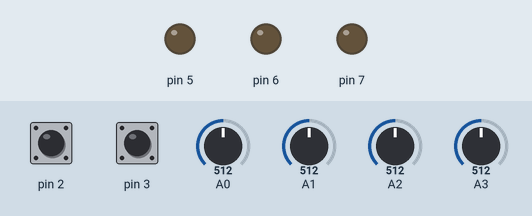
This sketch was run on a simulated Arduino Uno, built with avr-gcc and run on an emulated ATmega328P. Parts: output pins drawn as LEDs (lit = HIGH). Inputs (shaded band) come from the test bench; at power-on: pin 2 HIGH, pin 3 HIGH, A0 = 512, A1 = 512, A2 = 512, A3 = 512. What the sketch prints to the serial monitor is not drawn.

Above: at 1.2 s.
1.3 s: pin 2 pulled LOW for 1 s
At 2.7 s:
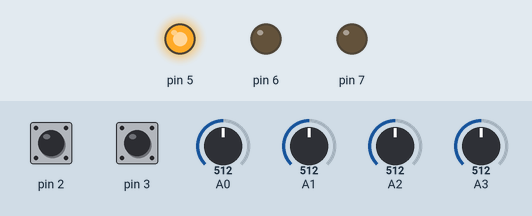
3.8 s: pin 2 pulled LOW for 3.2 s
At 4.7 s:
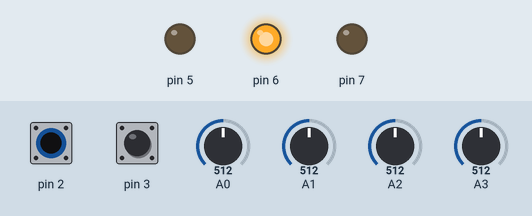
8.5 s: pin 2 pulled LOW for 1 s
At 9.5 s:
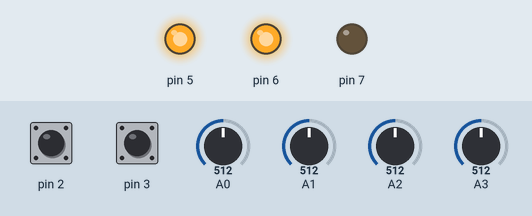
13.4 s: pin 2 pulled LOW for 3.2 s
At 14.4 s:
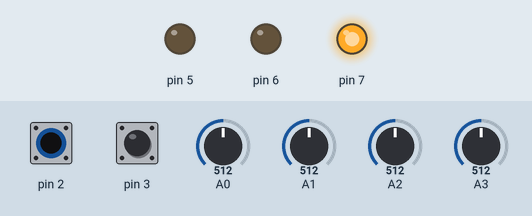
18.1 s: pin 2 pulled LOW for 1 s
At 19.2 s:
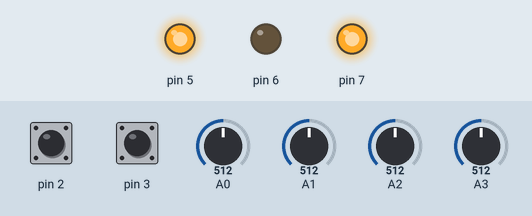
Timing chart, 0 to 21.1 s (numbered marks = the images above; inputs shaded):
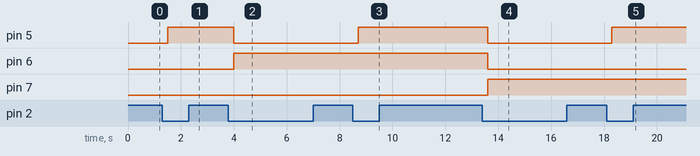

Measured:
- after the input at 1.3 s, pin 5: LOW → HIGH after 0.20 s
- after the input at 3.8 s, pin 5: HIGH → LOW after 0.20 s; pin 6: LOW → HIGH after 0.20 s
- after the input at 8.5 s, pin 5: LOW → HIGH after 0.20 s
- after the input at 13.4 s, pin 5, pin 6: HIGH → LOW after 0.20 s; pin 7: LOW → HIGH after 0.20 s
- after the input at 18.1 s, pin 5: LOW → HIGH after 0.20 s

The sketch:

ControlStand.ino
```cpp
#include <Arduino.h>
#include <stdio.h>
#include <ControlStandReport.h>

#include <Wire.h>
#include <Adafruit_MCP23008.h>

ControlStandReport cs = ControlStandReport();
Adafruit_MCP23008 mcp;

void setup () {
  analogReference(DEFAULT);
  Serial.begin(115200);
  Serial.println("Control Stand 0.0");
  Serial.print(">>");
  Serial.flush();
  mcp.begin();
  cs.SetMcp(&mcp);
  //mcp.pinMode(...);
  //mcp.pullUp(...);
}

void loop() {
  //mcp.digitalRead(...);
  //mcp.digitalWrite(...);
  cs.ReadControls();
  cs.ProcessSerialCLI();
}
```

ControlStandReport.h
```cpp
// (licence header left out)
#ifndef __CONTROLSTANDREPORT_H
#define __CONTROLSTANDREPORT_H

#include <Arduino.h>
#include <Wire.h>
#include <Adafruit_MCP23008.h>

class _debouncedSwitchMomentary {
public:
    _debouncedSwitchMomentary() {}
    _debouncedSwitchMomentary(int pin);
    bool On();
    bool Off();
private:
    int switchPin;
    int switchState;
    int lastSwitchState;
    long lastDebounceTime;
    long debounceDelay;
    int checkstate();
};

class _debouncedSwitchNonMomentary {
public:
    _debouncedSwitchNonMomentary() {}
    _debouncedSwitchNonMomentary(int pin);
    bool On();
    bool Off();
private:
    int switchPin;
    int switchState;
    int lastSwitchState;
    long lastDebounceTime;
    long debounceDelay;
    int checkstate();
};

class ControlStandReport {
    enum Commands {READ='R', HELP='H'};
    enum Inputs {THROTTLE=A0, AUTOBRAKE=A1, INDBRAKE=A2, REVERSER=A3,
              USELUP=2, USELDOWN=3, HORN=4, USELD0=5, USELD1=6, USELD2=7};

private:
    Adafruit_MCP23008 *mcp;
    unsigned short throttle;
    unsigned short autobrake;
    unsigned short indbrake;
    unsigned short reverser;
    _debouncedSwitchMomentary uselup;
    _debouncedSwitchMomentary useldown;
    enum {Brake=-1, Off=0, U1=1, U2=2, U3=3, U4=4, U5=5} unitSelect;
    _debouncedSwitchNonMomentary horn;
    static const char *HelpText[];

public:
    ControlStandReport();
    void ProcessSerialCLI();
    void ReadControls();
    void SetMcp(Adafruit_MCP23008 *_mcp) {mcp = _mcp;}
    Adafruit_MCP23008 *GetMcp() {return mcp;}
};


#endif // __CONTROLSTANDREPORT_H
```
